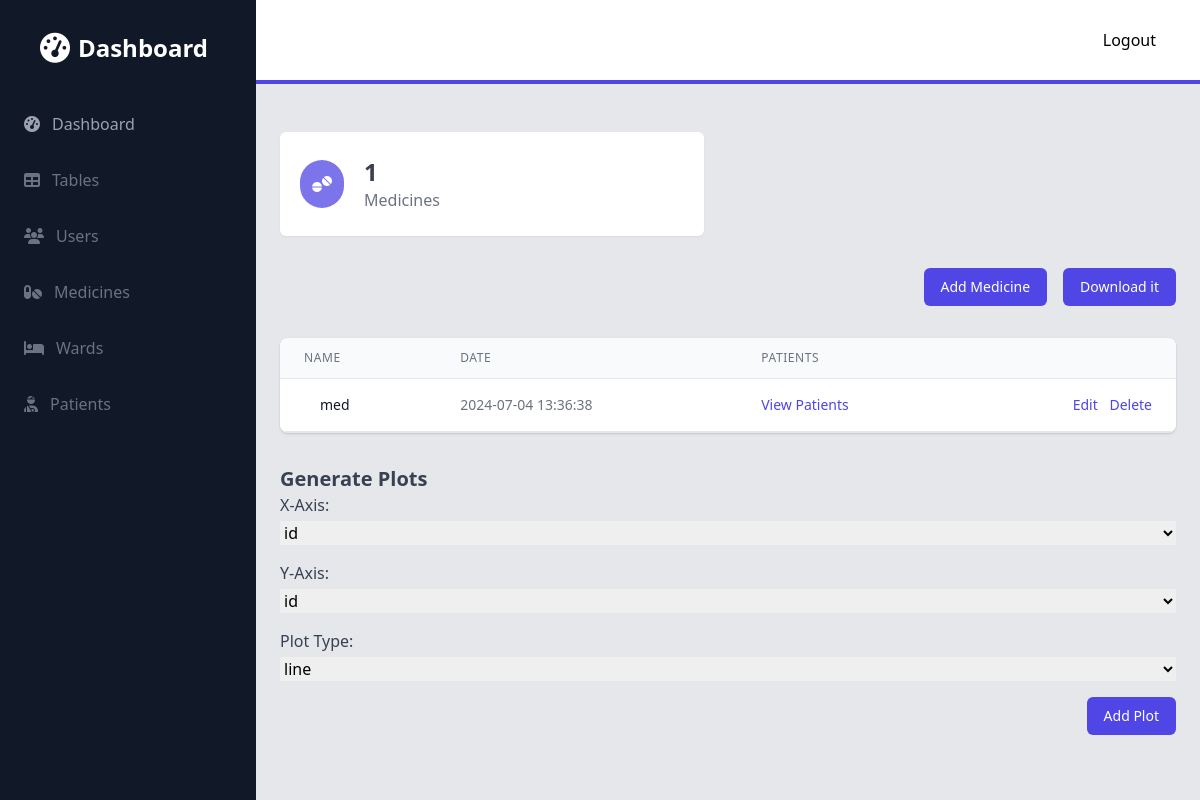
/admin/medicines (signed in), run on an earlier commit of the app's database.
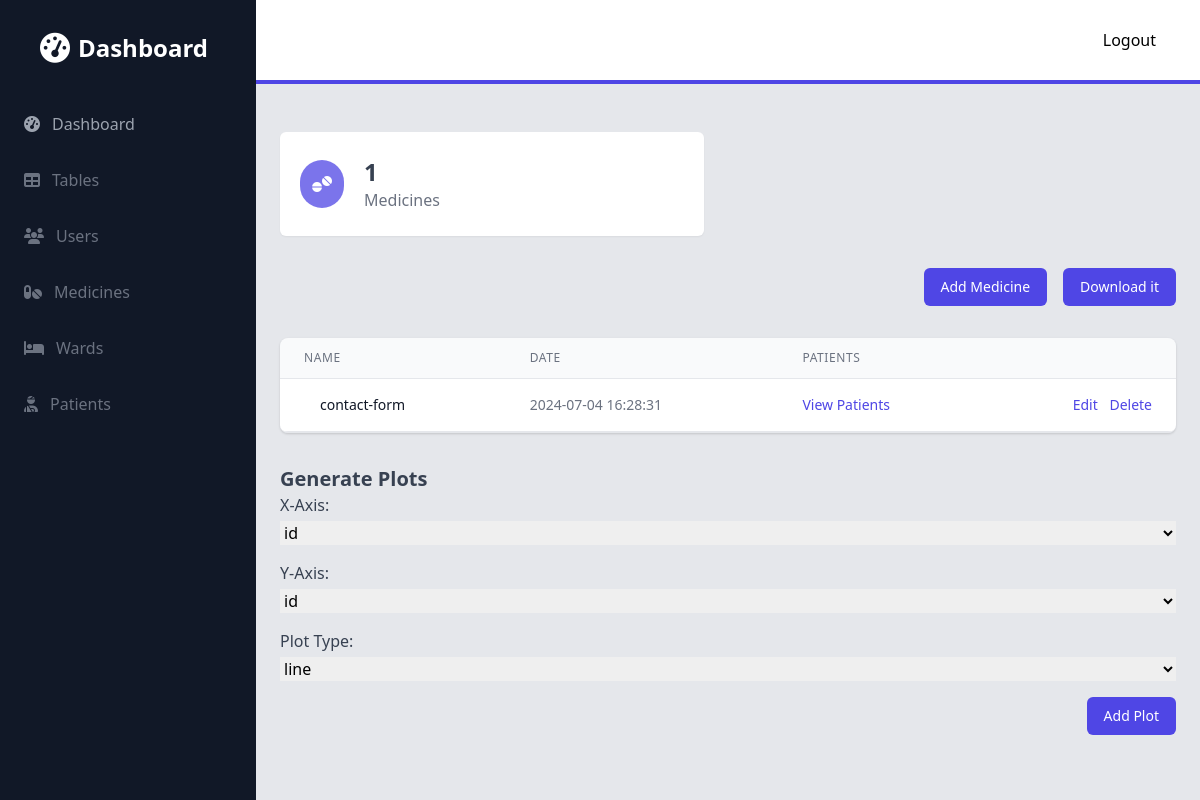
And on a later commit of the database.
### models.py (models this page shows)
class Medicines(db.Model):
    id = db.Column(db.Integer, primary_key=True)
    name = db.Column(db.String(150), nullable=False, unique=True)
    date_created = db.Column(db.DateTime(timezone=True), default=func.now())

### admin.py (the view)
@admin.route('/medicines', methods=['GET', 'POST'])
@login_required
def medicines():
    medicines = Medicines.query.all()
    columns = Medicines.__table__.columns
    columns = [column.name for column in columns]
    return render_template('admin/medicines/medicines.html', medicines=medicines,  plot_types=PLOTS, columns=columns, table_name='Medicines')

### app.py (called while the page is built)
def create_app():
    app = Flask(__name__)
    app.config['SQLALCHEMY_DATABASE_URI'] = 'sqlite:///database.db'
    app.config['SECRET_KEY'] = 'secret'
    app.register_blueprint(views, url_prefix='/')
    app.register_blueprint(auth, url_prefix='/')
    app.register_blueprint(admin, url_prefix='/admin')
    login_manager = LoginManager()
    login_manager.login_view = 'auth.login'
    login_manager.init_app(app)
    @login_manager.user_loader
    def load_user(id):
        return Users.query.get(int(id))
    with app.app_context():
        db.init_app(app)
        db.create_all()
    return app

### templates/admin/medicines/medicines.html
{% extends 'admin/base.html' %}
{% block content %}
<div class="container px-6 py-8 mx-auto">
    <div class="mt-4">
        <div class="flex flex-wrap -mx-6">
            <div class="w-full px-6 sm:w-1/2 xl:w-1/3">
                <div class="flex items-center px-5 py-6 bg-white rounded-md shadow-sm">
                    <div class="p-3 bg-indigo-600 bg-opacity-75 rounded-full">
                      <i class="fas fa-tablets text-white"></i>
                    </div>
                    <div class="mx-5">
                        <h4 class="text-2xl font-semibold text-gray-700">{{ medicines|length }}</h4>
                        <div class="text-gray-500">Medicines</div>
                    </div>
                </div>
            </div>
        </div>
    </div>
    <div class="mt-8">
      <div class="flex justify-end gap-4">
        <a href="{{ url_for('admin.create_medicine') }}" class="px-4 py-2 text-sm font-medium leading-5 text-white transition-colors duration-150 bg-indigo-600 border border-transparent rounded-md active:bg-indigo-600 hover:bg-indigo-700 focus:outline-none focus:shadow-outline-indigo">
          Add Medicine
        </a>
        <a href="{{ url_for('admin.tables') }}" class="px-4 py-2 text-sm font-medium leading-5 text-white transition-colors duration-150 bg-indigo-600 border border-transparent rounded-md active:bg-indigo-600 hover:bg-indigo-700 focus:outline-none focus:shadow-outline-indigo">
          Download it
        </a>
      </div>
    </div>
    <div class="mt-8">
        <div class="flex flex-col mt-8">
            <div class="py-2 -my-2 overflow-x-auto sm:-mx-6 sm:px-6 lg:-mx-8 lg:px-8">
                <div class="inline-block min-w-full overflow-hidden align-middle border-b border-gray-200 shadow sm:rounded-lg">
                    <table class="min-w-full">
                        <thead>
                            <tr>
                                <th class="px-6 py-3 text-xs font-medium leading-4 tracking-wider text-left text-gray-500 uppercase border-b border-gray-200 bg-gray-50">Name</th>
                                <th class="px-6 py-3 text-xs font-medium leading-4 tracking-wider text-left text-gray-500 uppercase border-b border-gray-200 bg-gray-50">Date</th>
                                <th class="px-6 py-3 text-xs font-medium leading-4 tracking-wider text-left text-gray-500 uppercase border-b border-gray-200 bg-gray-50">Patients</th>
                                <th class="px-6 py-3 border-b border-gray-200 bg-gray-50"></th>
                            </tr>
                        </thead>
                        <tbody class="bg-white">
                          {% for medicine in medicines %}
                            <tr>
                                <td class="px-6 py-4 whitespace-no-wrap border-b border-gray-200">
                                    <div class="flex items-center">
                                        <div class="ml-4">
                                          <div class="text-sm font-medium leading-5 text-gray-900">{{ medicine.name }}</div>
                                        </div>
                                    </div>
                                </td>
                                <td class="px-6 py-4 text-sm leading-5 text-gray-500 whitespace-no-wrap border-b border-gray-200">
                                  {{ medicine.date_created }}
                                </td>
                                <td class="px-6 py-4 text-sm leading-5 text-gray-500 whitespace-no-wrap border-b border-gray-200">
                                  <a href="{{ url_for('admin.medicine_patients', id=medicine.id) }}" class="text-indigo-600 hover:text-indigo-900">View Patients</a>
                                </td>
                                <td class="px-6 py-4 text-sm font-medium leading-5 text-right whitespace-no-wrap border-b border-gray-200">
                                    <a href="{{ url_for('admin.update_medicine', id=medicine.id) }}" class="text-indigo-600 hover:text-indigo-900">Edit</a>
                                    <a href="{{ url_for('admin.delete_medicine', id=medicine.id) }}" class="ml-2 text-indigo-600 hover:text-indigo-900">Delete</a>
                            </tr>
                            {% endfor %}
                        </tbody>
                    </table>
                </div>
            </div>
        </div>
    </div>
    {% include "admin/plots.html" %}
</div>
{% endblock %}

### templates/admin/base.html (shortened to what this page needs)
<!DOCTYPE html>
<html lang="en">
<head>
  <link rel="stylesheet" href="https://cdn.jsdelivr.net/npm/tailwindcss@2.0.2/dist/tailwind.min.css">
  <link rel="stylesheet" href="https://cdnjs.cloudflare.com/ajax/libs/font-awesome/6.5.2/css/all.min.css" />
</head>
<body>
<div class="flex h-screen bg-gray-200">
  <div class="fixed inset-y-0 left-0 z-30 w-64 overflow-y-auto transition duration-300 transform bg-gray-900 lg:translate-x-0 lg:static lg:inset-0"
       id="sidebar">
    <div class="flex items-center justify-center mt-8">
      <div class="flex items-center">
        <i class="fas fa-tachometer-alt text-3xl text-white"></i>
        <span class="mx-2 text-2xl font-semibold text-white">Dashboard</span>
      </div>
    </div>
    <nav class="mt-10">
          <a href="{{ url_for('admin.panel') }}" class="flex items-center px-6 py-2 mt-4 text-gray-400 hover:bg-gray-700 hover:bg-opacity-25 hover:text-gray-100">
        <i class="fas fa-tachometer-alt"></i>
        <span class="mx-3">Dashboard</span>
      </a>
      <a href="{{ url_for('admin.tables') }}" class="flex items-center px-6 py-2 mt-4 text-gray-500 hover:bg-gray-700 hover:bg-opacity-25 hover:text-gray-100">
        <i class="fas fa-table"></i>
        <span class="mx-3">Tables</span>
      </a>
      <a href="{{ url_for('admin.users') }}" class="flex items-center px-6 py-2 mt-4 text-gray-500 hover:bg-gray-700 hover:bg-opacity-25 hover:text-gray-100">
        <i class="fas fa-users"></i>
        <span class="mx-3">Users</span>
      </a>
      <a href="{{ url_for('admin.medicines') }}" class="flex items-center px-6 py-2 mt-4 text-gray-500 hover:bg-gray-700 hover:bg-opacity-25 hover:text-gray-100">
          <i class="fas fa-pills"></i>
          <span class="mx-3">Medicines</span>
      </a>
      <a href="{{ url_for('admin.wards') }}" class="flex items-center px-6 py-2 mt-4 text-gray-500 hover:bg-gray-700 hover:bg-opacity-25 hover:text-gray-100">
            <i class="fas fa-bed"></i>
          <span class="mx-3">Wards</span>
      </a>
      <a href="{{ url_for('admin.patients') }}" class="flex items-center px-6 py-2 mt-4 text-gray-500 hover:bg-gray-700 hover:bg-opacity-25 hover:text-gray-100">
            <i class="fas fa-user-injured"></i>
            <span class="mx-3">Patients</span>
      </a>
    </nav>
  </div>
  <div class="flex flex-col flex-1 overflow-hidden">
    <header class="flex items-center justify-between px-6 py-4 bg-white border-b-4 border-indigo-600">
      <div class="flex items-center">
          <a href="{{ url_for('auth.logout') }}" class="p-3 px-5 text-black bg-slate-900">Logout</a>
      </div>
    </header>
      <main class='flex-1 overflow-x-hidden overflow-y-auto bg-gray-200'>
        {% block content %}
        {% endblock %}
      </main>
  </div>
</div>
</body>
</html>

### templates/admin/plots.html (shortened to what this page needs)
    <div class="mt-8">
        <h2 class="text-xl font-semibold text-gray-700">Generate Plots</h2>
        <form id="plotForm">
            <div class="mb-4">
                <label class="block text-gray-700">X-Axis:</label>
                <select name="x_axis" class="block w-full mt-1">
                  {% for column in columns %}
                    <option value="{{ column }}">{{ column }}</option>
                  {% endfor %}
                </select>
            </div>
            <div class="mb-4">
                <label class="block text-gray-700">Y-Axis:</label>
                <select name="y_axis" class="block w-full mt-1">
                {% for column in columns %}
                    <option value="{{ column }}">{{ column }}</option>
                {% endfor %}
                </select>
            </div>
            <div class="mb-4">
                <label class="block text-gray-700">Plot Type:</label>
                <select name="plot_type" class="block w-full mt-1">
                    {% for plot_type in plot_types %}
                    <option value="{{ plot_type }}">{{ plot_type }}</option>
                    {% endfor %}
                </select>
            </div>
            <div class="flex justify-end">
                <button type="button" onclick="addPlot()" class="px-4 py-2 text-sm font-medium leading-5 text-white transition-colors duration-150 bg-indigo-600 border border-transparent rounded-md active:bg-indigo-600 hover:bg-indigo-700 focus:outline-none focus:shadow-outline-indigo">
                    Add Plot
                </button>
            </div>
        </form>
    </div>
    <div id="plotsContainer" class="mt-8 space-y-4 border-t border-gray-200">
    </div>

What changed in the data, as far as the page shows it:
removed Medicines: name "med", date_created "2024-07-04 13:36:38"
added Medicines: name "contact-form", date_created "2024-07-04 16:28:31"
